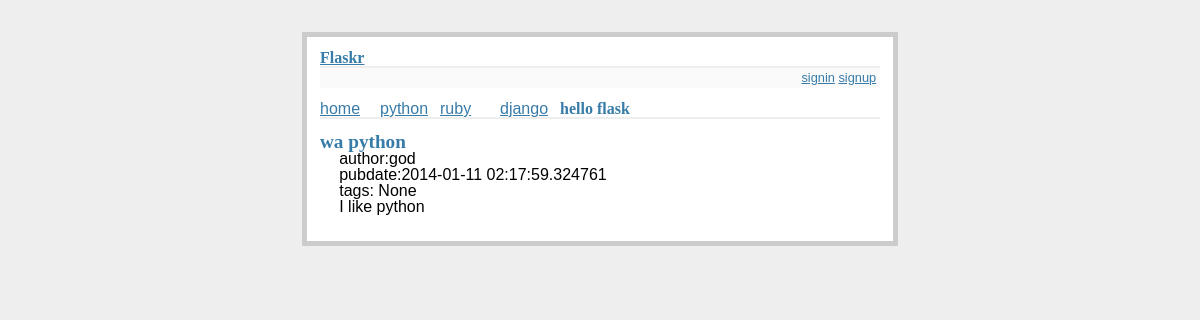
The app's page /detail/2 with its own data.
### app/models.py (models this page shows, shortened)
class Category(db.Model):
    id = db.Column(db.Integer, primary_key=True)
    name = db.Column(db.String(50))

class Post(db.Model):
    id = db.Column(db.Integer, primary_key=True)
    title = db.Column(db.String(80))
    body = db.Column(db.Text)
    pub_date = db.Column(db.DateTime)
    category_id = db.Column(db.Integer, db.ForeignKey('category.id'))
    category = db.relationship(
        'Category', backref=db.backref('posts', lazy='dynamic'))
    user_id = db.Column(db.Integer, db.ForeignKey('user.id'))
    user = db.relationship(
        'User', backref=db.backref('users', lazy='dynamic'))
    tags = db.relationship('Tag', secondary=tag_post,
                           backref=db.backref('tags', lazy='dynamic'))

class User(db.Model):
    id = db.Column(db.Integer, primary_key=True)
    nickname = db.Column(db.String(60), index=True, unique=True)
    email = db.Column(db.String(120), index=True, unique=True)
    password = db.Column(db.String(40), index=True, unique=True)
    role = db.Column(db.SmallInteger, default=ROLE_USER)

### app/views.py (the view)
@app.route('/detail/<id>')
def detail(id):
    categories = Category.query.filter().all()
    post = Post.query.filter_by(id=id).first()
    return render_template('detail.html', categories=categories, post=post)

### app/templates/detail.html
{% extends "base.html" %}
{% block content %}
  <h1>hello flask</h1>
  <ul class=entries>
  {% if post %}
    <li>
      <h2>{{ post.title }}</h2>
      <span>
        author:{{ post.user.nickname }}<br />
        pubdate:{{ post.pub_date }}<br />
        tags:
        {% if post.tags %}
          {% for tag in post.tags %}
          <em>{{ tag.content }}</em>
          {% endfor %}
        {% else %}
          None
        {% endif %}
      </span>
      <div>
        {{ post.body|safe }}
      </div>
    </li>
  {% else %}
    <li><em>Unbelievable.  No post here so far</em></li>
  {% endif %}
  </ul>
{% endblock %}

### app/templates/base.html (shortened to what this page needs)
<!doctype html>
<html>
  <head>
    <link rel=stylesheet type=text/css href="{{ url_for('static', filename='reset.css') }}">
    <link rel=stylesheet type=text/css href="{{ url_for('static', filename='style.css') }}">
  </head>
  <body>
    <div class=page>
      <h1><a href="{{ url_for('index') }}">Flaskr</a></h1>
      <div class=metanav>
        <div>
          {% if current_user.is_authenticated() %}
            {% if current_user and current_user.role == 1%}
            <a href="{{ url_for('signout') }}">admin</a>
            <a href="{{ url_for('post') }}">post</a>
            {% endif %}
            <a href="{{ url_for('signout') }}">signout</a>
          {% else %}
            <a href="{{ url_for('signin') }}">signin</a>
            <a href="{{ url_for('signup') }}">signup</a>
          {% endif %}
        </div>
      </div>
        {% if categories %}
         <div id="nav">
          <ul>
            <li><a href="{{ url_for('index') }}">home</a>
            {% for category in categories %}
            <li><a href="{{ url_for('list', name=category.name) }}">{{ category.name }}</a></li>
            {% endfor %}
          </ul>
        </div>
        {% endif %}
        {% block content %}{% endblock %}
    </div>
  </body>
</html>

### app/static/style.css (style rules this page uses)
body { font-family: sans-serif; background: #eee; }
a, h1, h2 { color: #377BA8; }
h1, h2 { font-family: 'Georgia', serif; margin: 0; }
h1 { border-bottom: 2px solid #eee; }
h2 { font-size: 1.2em; }
.page { margin: 2em auto; width: 35em; border: 5px solid #ccc; padding: 0.8em; background: white; }
.entries { list-style: none; margin: 0; padding: 0; }
.entries li { margin: 0.8em 1.2em; }
.entries li h2 { margin-left: -1em; }
.metanav { text-align: right; font-size: 0.8em; padding: 0.3em; margin-bottom: 1em; background: #fafafa; }
#nav ul li { float: left; list-style: none; width: 60px; }

### records on screen
Category: name "python"
Category: name "ruby"
Category: name "django"
Post: title "wa python", pub_date "2014-01-11 02:17:59.324761", body "I like python"
User: user.nickname "god"
